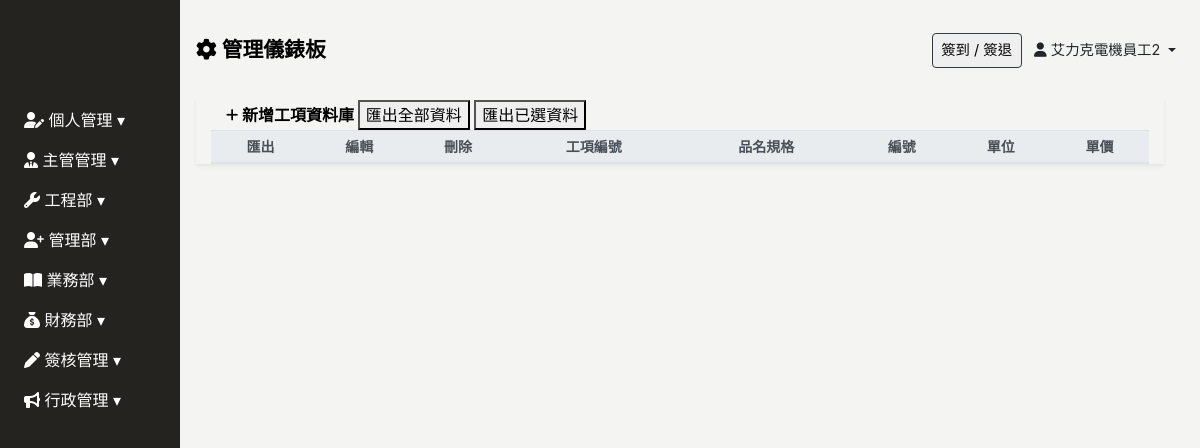
The page /work_item/ (signed in) on the database as committed earlier.
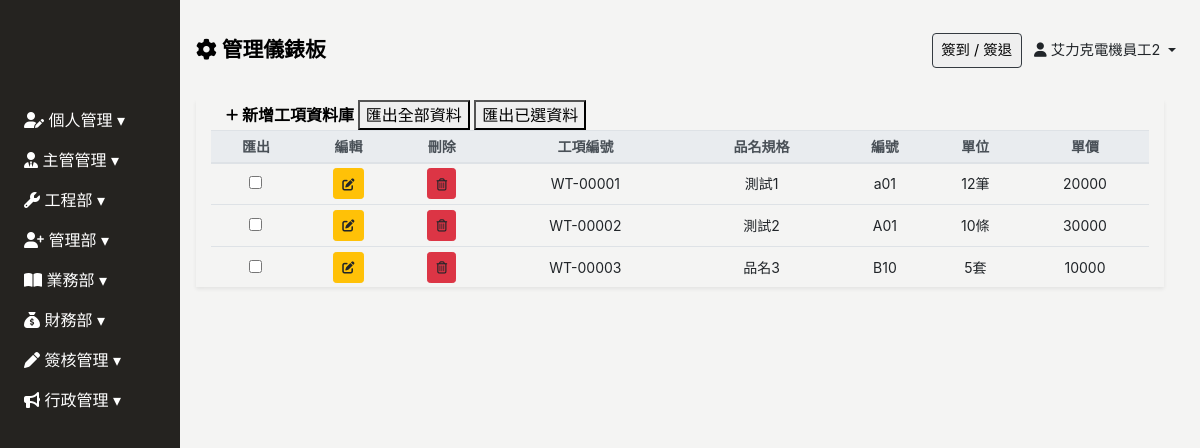
The same page on the database as committed later.
### Backend/models.py (models this page shows, shortened)
class ModifiedModel(models.Model):
    modified_by = models.ForeignKey("Employee", on_delete=models.SET_NULL, null=True, blank=True)
    created_date = models.DateField(default=timezone.now,verbose_name='建立日期')
    update_date = models.DateField(auto_now=True, verbose_name='更新日期')
    class Meta:
        abstract = True

class Employee(ModifiedModel):
    GENDER_CHOICES = [
        ('M', '男'),
        ('F', '女'),
    ]
    BLOOD_TYPE_CHOICES = [
        ('A', 'A型'),
        ('B', 'B型'),
        ('AB','AB型'),
        ('O', 'O型'),
    ]
    MARITAL_STATUS_CHOICES = [
        ('M', '已婚'),
        ('S', '未婚'),
        ('D', '離異'),
    ]
    MILITARY_STATUS_CHOICES = [
        ('M', '義務役'),
        ('E', '免服役'),
        ('A', '替代役'),
    ]
    user = models.OneToOneField(User, null=True, blank=True, on_delete=models.CASCADE)
    profile_image = models.ImageField(upload_to='employee_profile/', blank=True, null=True, default='employee_profile/default_profile.png', verbose_name='員工照片')
    uploaded_files = models.ManyToManyField(UploadedFile,blank=True,  related_name="userfile")
    full_name = models.CharField(max_length=30, null=True, blank=True, verbose_name='員工名稱')
    employee_id	 = models.CharField(max_length=30, blank=True,verbose_name='員工ID')
    departments = models.ForeignKey('Department', on_delete=models.SET_NULL, blank=True, null=True, related_name='employees', verbose_name='部門名稱')# 你可以通过department.employees.all()访问一个部门的所有员工。
    position = models.CharField(max_length=30, null=True, blank=True, verbose_name='職稱')
    phone_number = models.CharField(max_length=20, null=True, blank=True,verbose_name='手機號碼')
    contact_number = models.CharField(max_length=20, null=True, blank=True,verbose_name='聯絡電話')
    start_date = models.DateField(null=True, blank=True, verbose_name='到職日期')
    seniority = models.DecimalField(max_digits=3, decimal_places=1, null=True, blank=True, verbose_name='目前年資')
    id_number = models.CharField(max_length=20, null=True, blank=True, verbose_name='身份證字號')
    birthday = models.DateField(null=True, blank=True, verbose_name='出生日期')
    gender = models.CharField(max_length=1, choices=GENDER_CHOICES, null=True, blank=True, verbose_name='性別')
    blood_type = models.CharField(max_length=2, choices=BLOOD_TYPE_CHOICES, null=True, blank=True, verbose_name='血型')
    birth_place = models.CharField(max_length=100, null=True, blank=True, verbose_name='出生地')
    marital_status = models.CharField(max_length=1, choices=MARITAL_STATUS_CHOICES, null=True, blank=True, verbose_name='婚姻狀況')
    military_status = models.CharField(max_length=1, choices=MILITARY_STATUS_CHOICES, null=True, blank=True, verbose_name='兵役狀況')
    permanent_address = models.CharField(max_length=50, null=True, blank=True, verbose_name='戶籍地址')
    current_address_city = models.CharField(max_length=50, null=True, blank=True, verbose_name='現居地址縣市')
    current_address = models.CharField(max_length=50, null=True, blank=True, verbose_name='現居地址')
    location = models.CharField(max_length=50, null=True, blank=True, verbose_name='所在地')
    company_email = models.EmailField(null=True, blank=True, verbose_name='公司E_Mail')
    personal_email = models.EmailField(null=True, blank=True, verbose_name='個人E_Mail')
    emergency_contact = models.CharField(max_length=50, null=True, blank=True, verbose_name='緊急聯絡人1')
    emergency_contact_relations = models.CharField(max_length=50, null=True, blank=True, verbose_name='關係1')
    emergency_contact_phone = models.CharField(max_length=20, null=True, blank=True, verbose_name='聯絡人電話1')
    class Meta:
        verbose_name = "員工"   # 單數
        verbose_name_plural = verbose_name   #複數

class Work_Item(ModifiedModel):
    item_name = models.CharField(max_length=100, blank=True, null=True, verbose_name="品名規格")
    item_id = models.CharField(max_length=100, blank=True, null=True, verbose_name="編號")
    unit = models.CharField(max_length=100, blank=True, null=True, verbose_name="單位")
    unit_price = models.IntegerField(blank=True, null=True, verbose_name="單價")
    created_by = models.ForeignKey("Employee",related_name="work_item_author", on_delete=models.SET_NULL, null=True, blank=True)
    class Meta:
        verbose_name = "工項資料庫"
        verbose_name_plural = verbose_name

### Frontend/views.py (the view)
# urls.py: path('work_item/', login_required(views.Work_Item_ListView.as_view()), name='work_item_list'),
class Work_Item_ListView(ListView):
    model = Work_Item
    template_name = 'work_item/work_item.html'
    context_object_name = 'work_item'
    def get_context_data(self, **kwargs):
        context = super().get_context_data(**kwargs)
        return context

### Frontend/templatetags/custom_tags.py (called while the page is built)
@register.filter
def format_with_zeros(value, width):
    return str(value).zfill(width)

### Frontend/templates/work_item/work_item.html (shortened to what this page needs)
{% extends 'base/base_dashboard.html' %}
{% block import %}
{% load static%}
<link rel="stylesheet" href="{% static 'css/employee/employee.css' %}">
{% load custom_tags %}
{% endblock %}
{% block main %}
<div class="main px-3" id="employee-app">
    <div class="employee-table container-fluid shadow-sm table-responsive-lg">
        <table class="table table-sm table-hover text-center" id="table" data-toggle="table" data-sortable="true"
            data-toolbar="#toolbar" data-search="true" data-show-columns="true" data-filter-strict-search="true"
            data-show-columns-toggle-all="true" data-pagination="true" data-page-size="25" data-page-list="[25, All]"
            data-filter-control="true">
            <div id="toolbar">
                <div class="employee-header container-fluid">
                    <a href="" class="font-weight-bold" id="sys_new" data-toggle="modal" data-target="#employee-modal">
                        <i class="fa-solid fa-plus fa-sm" style="color: #000000;"></i> 新增工項資料庫
                    </a>
                    <button class="d-none d-md-inline-block" onclick="exportAllOptionToExcel('員工.xlsx')"
                        data-export-url="{% url 'excel_export' %}">匯出全部資料</button>
                    <button class="d-none d-md-inline-block"
                        onclick="exportSelectedOptionToExcel('員工.xlsx')">匯出已選資料</button>
                </div>
            </div>
            <thead class="thead-light" style="font-size: 14px;">
                <tr class="text-nowrap">
                    <th data-force-hide="true" data-switchable="false" data-no-print="true" data-field="checkbox"
                        class="d-none d-md-table-cell">匯出</th>
                    <th data-force-hide="true" data-switchable="false" data-no-print="true" data-field="edit">編輯</th>
                    <th data-force-hide="true" data-switchable="false" data-no-print="true" data-field="delete">刪除</th>
                    <th data-field="work_item_id" data-sortable="true">工項編號</th>
                    <th data-field="item_name" data-sortable="true">品名規格</th>
                    <th data-field="item_id" data-sortable="true">編號</th>
                    <th data-field="unit" data-sortable="true">單位</th>
                    <th data-field="unit_price" data-sortable="true">單價</th>
                </tr>
            </thead>
            <tbody class="text-nowrap" style="font-size: 14px;">
                {% for item in work_item %}
                <tr>
                    <td><input type="checkbox" name="importcheckd" onclick="updateCheckedArray(this)"value="{{ item.id }}"></td>
                    <td>
                        <a data-target="#employee-modal" type="button" data-url="work_item" data-id="{{ item.id }}"
                            class="sys_get btn btn-sm btn-warning" data-toggle="modal"
                            data-target="#project-confirmation-modal" onclick="LoadData(event)">
                        </a>
                    </td>
                    <td>
                        <a data-url="work_item" data-target="#employee-modal" data-id="{{ item.id }}" type="button"
                            class="sys_del btn btn-sm btn-danger" onclick="DELETE_handleClick(event)">
                        </a>
                    </td>
                    <td>
                       WT-{{ item.id|format_with_zeros:5 }}
                    </td>
                    <td>
                       {{ item.item_name }}
                    </td>
                    <td>
                       {{ item.item_id }}
                    </td>
                    <td>
                       {{ item.unit }}
                    </td>
                    <td>
                       {{ item.unit_price }}
                    </td>
                </tr>
                {% endfor %}
            </tbody>
        </table>
    </div>
</div>
{% endblock %}

### Frontend/templates/base/base_dashboard.html (shortened to what this page needs)
<!DOCTYPE html>
<html lang="zh-Hant">
<head>
    <link rel="stylesheet" href="https://stackpath.bootstrapcdn.com/bootstrap/4.2.1/css/bootstrap.min.css"
>
        <link rel="stylesheet" href="https://cdnjs.cloudflare.com/ajax/libs/font-awesome/6.4.0/css/all.min.css">
        <link href="https://unpkg.com/bootstrap-table@1.22.1/dist/bootstrap-table.min.css" rel="stylesheet">
        <link href="https://cdn.rawgit.com/harvesthq/chosen/gh-pages/chosen.min.css" rel="stylesheet" />
    {% load static%}
    <link rel="stylesheet" href="{% static 'css/base/base.css' %}">
    <link rel="stylesheet" href="{% static 'css/index/index-login.css' %}">
    <link href="https://cdn.jsdelivr.net/npm/select2@4.1.0-rc.0/dist/css/select2.min.css" rel="stylesheet" />
    {% block import %}
    {% endblock %}
</head>
<body>
    {% include 'base/sidebar.html' %}
    {% include 'base/header.html' %}
    {% block main %}
    {% endblock %}
</body>
<link href="https://cdn.jsdelivr.net/npm/sweetalert2@11.7.16/dist/sweetalert2.min.css
" rel="stylesheet">
</html>

### Frontend/templates/base/sidebar.html (shortened to what this page needs)
<div class="sidebar pl-2 collapse width show" id="sidebarCollapse">
    <div class="sidebar-logo">
    </div>
    <ul class="nav flex-column">
        <li class="nav-item">
            <a class="nav-link collapsed" href="#" data-target="#calendarCollapse" data-toggle="collapse" aria-expanded="false" aria-controls="engineerCollapse">
                <i class="fa-solid fa-user-pen" style="color: #ffffff;"></i> 個人管理
            </a>
        </li>
        <li class="nav-item">
            <a class="nav-link collapsed" href="#" data-target="#directorCollapse" data-toggle="collapse" aria-expanded="false" aria-controls="engineerCollapse">
                <i class="fa-solid fa-user-tie" style="color: #ffffff;"></i> 主管管理
            </a>
        </li>
        <li class="nav-item">
            <a class="nav-link collapsed" href="#" data-target="#engineerCollapse" data-toggle="collapse" aria-expanded="false" aria-controls="engineerCollapse">
                <i class="fa-solid fa-wrench" style="color: #ffffff;"></i> 工程部
            </a>
        </li>
        <li class="nav-item">
            <a class="nav-link collapsed" href="#" data-target="#personnelCollapse" data-toggle="collapse" aria-expanded="false" aria-controls="personnelCollapse">
                <i class="fa-solid fa-user-plus" style="color: #ffffff;"></i> 管理部
            </a>
        </li>
        <li class="nav-item">
            <a class="nav-link collapsed" href="#" data-target="#salesCollapse" data-toggle="collapse" aria-expanded="false" aria-controls="personnelCollapse">
                <i class="fa-solid fa-book-open" style="color: #ffffff;"></i> 業務部
            </a>
        </li>
        <li class="nav-item">
            <a class="nav-link collapsed" href="#financialCollapse" data-toggle="collapse" aria-expanded="false" aria-controls="financialCollapse">
                <i class="fa-solid fa-sack-dollar" style="color: #ffffff;"></i> 財務部
            </a>
        </li>
        <li class="nav-item">
            <a class="nav-link collapsed" href="#reimbursementCollapse" data-toggle="collapse" aria-expanded="false" aria-controls="reimbursementCollapse">
                <i class="fa-solid fa-pen" style="color: #ffffff;"></i> 簽核管理
            </a>
        </li>
        <li class="nav-item">
            <a class="nav-link collapsed" href="#newsCollapse" data-toggle="collapse" aria-expanded="false" aria-controls="newsCollapse">
                <i class="fa-solid fa-bullhorn" style="color: #ffffff;"></i> 行政管理
            </a>
        </li>
    </ul>
</div>

### Frontend/templates/base/header.html (shortened to what this page needs)
<header class="d-flex justify-content-between align-items-center px-3">
    <div>
        <a href="{% url 'index' %}" style="color: #000; text-decoration: none;">
            <span class="font-weight-bold" style="font-size: clamp(1rem, 2vw, 1.3rem);">
                <i class="fa-solid fa-gear"></i> 管理儀錶板
            </span>
        </a>
    </div>
    <div>
        <button type="button" class="border border-dark rounded mr-2" data-toggle="modal" data-target="#clock-inout" @click="catchDateTime">
            簽到 / 簽退
        </button>
        <span class="dropdown-toggle mr-2 employee_full_name" data-toggle="dropdown">
            <i class="fa-solid fa-user"></i> {{ request.user.employee.full_name }}
        </span>
    </div>
</header>
{% load static %}

### static/css/base/base.css (style rules this page uses)
:root { --sidebar-width: 180px; --theme-black: #252320; --theme-white: #f4f4f3; }
body { background: var(--theme-white); }
a { color: #0d4c91; }
button { color: #000; }

### static/css/index/index-login.css (style rules this page uses)
.employee_full_name { font-size: 0.9rem; }
.sidebar { width: var(--sidebar-width); height: 100vh; background: var(--theme-black); position: fixed; overflow: hidden; z-index: 2; }
.sidebar a { color: #fff; font-size: 1rem; }
.sidebar .nav-link[data-toggle].collapsed:after { content: "\25BE"; }
.sidebar-logo { height: 100px; }
.main { width: calc(100vw - var(--sidebar-width) - 20px); position: relative; left: var(--sidebar-width); top: 100px; }
header { width: calc(100vw - var(--sidebar-width)); height: 100px; background: var(--theme-white); position: fixed; left: var(--sidebar-width); z-index: 1; }
header button { width: 90px; height: 35px; font-size: 0.9rem; }

### static/css/employee/employee.css (style rules this page uses)
.employee-header a { text-decoration: none; color: black; }
.employee-table td { vertical-align: middle; }

Rows that differ between the two databases and show on the page:
added Work_Item: id "00001", item_name "測試1", item_id "a01", unit "12筆", unit_price "20000"
added Work_Item: id "00002", item_name "測試2", item_id "A01", unit "10條", unit_price "30000"
added Work_Item: id "00003", item_name "品名3", item_id "B10", unit "5套", unit_price "10000"
